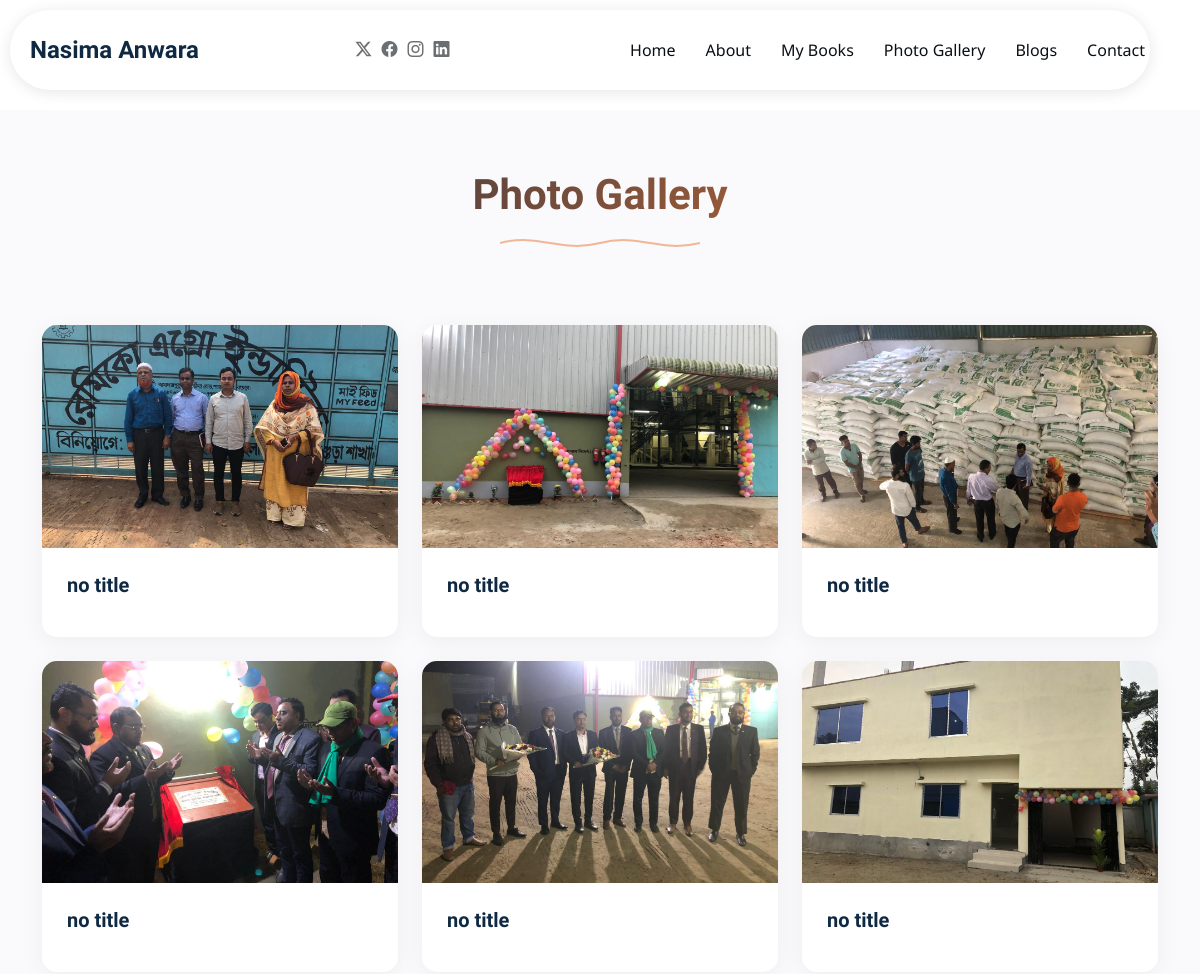
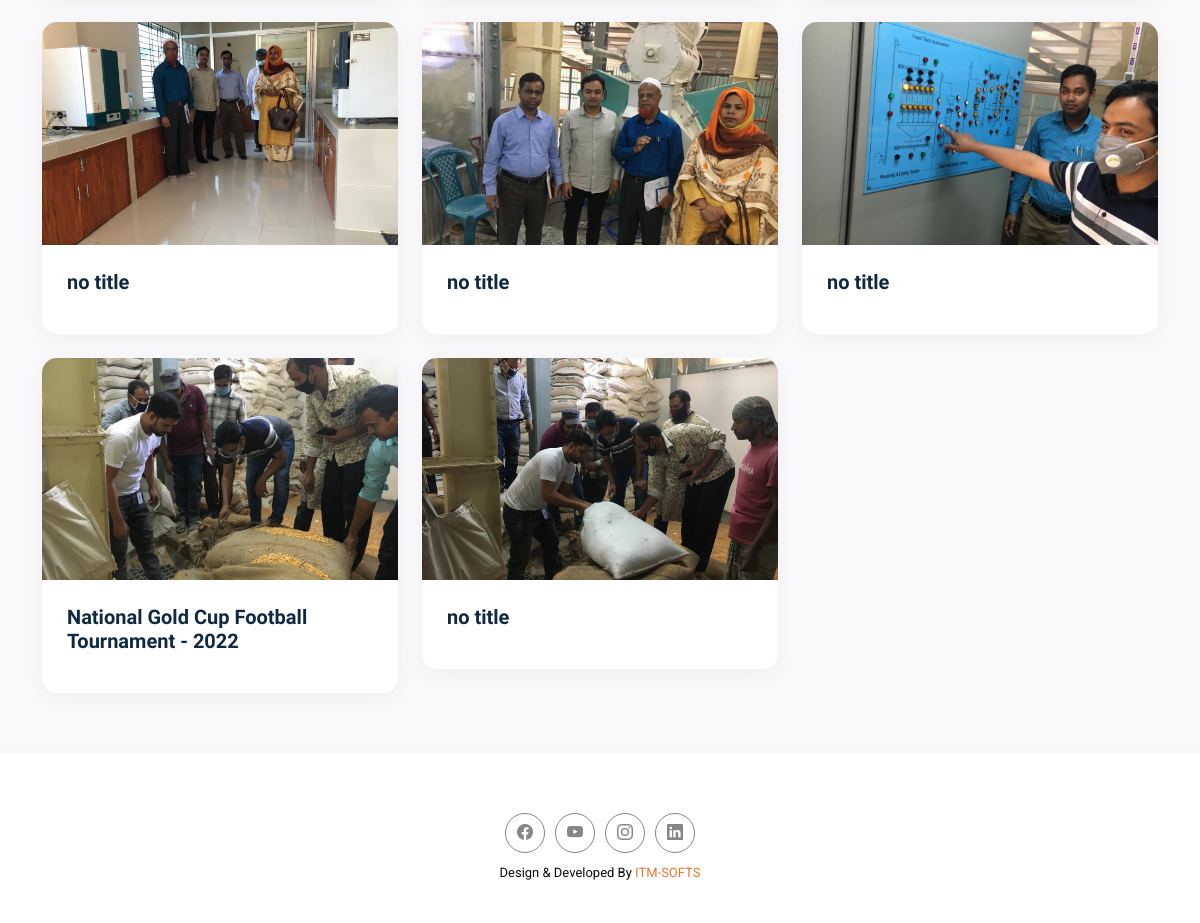
/photo-gallery.php, run on the app's committed database (2 pictures, top to bottom).
### tables this page shows
CREATE TABLE `gallery` (
  `id` int(11) NOT NULL,
  `user_id` int(11) NOT NULL,
  `title` varchar(200) NOT NULL,
  `userPic` varchar(200) NOT NULL
);

### photo-gallery.php (the view, shortened to what this page needs)
<!DOCTYPE html>
<html lang="en">
<head>
  <?php include('head_link.php'); ?>
</head>
<body class="service-details-page">
  <?php include('header_nav.php'); ?>
  <main class="main">
    <section id="portfolio" class="portfolio section light-background">
      <div class="container section-title" data-aos="fade-up">
        <h2>Photo Gallery</h2>
        <div class="title-shape">
          <svg viewBox="0 0 200 20" xmlns="http://www.w3.org/2000/svg">
            <path d="M 0,10 C 40,0 60,20 100,10 C 140,0 160,20 200,10" fill="none" stroke="currentColor" stroke-width="2"></path>
          </svg>
        </div>
      </div>
      <div class="container" data-aos="fade-up" data-aos-delay="100">
        <div class="isotope-layout" data-default-filter="*" data-layout="masonry" data-sort="original-order">
          <div class="row g-4 isotope-container" data-aos="fade-up" data-aos-delay="300">
            <?php
            $sql = mysqli_query($con, "SELECT * FROM gallery ORDER BY id DESC");
            while ($trow = mysqli_fetch_array($sql)) {
            ?>
              <div class="col-lg-4  col-md-4 portfolio-item isotope-item filter-web">
                <div class="portfolio-card">
                  <div class="portfolio-image">
                    <img src="itm-admin/user/user_images/<?php echo $trow['userPic']; ?>" class="img-fluid" alt="" loading="lazy">
                  </div>
                  <div class="portfolio-content">
                    <h3><?php echo $trow['title']; ?></h3>
                  </div>
                </div>
              </div>
            <?php } ?>
          </div>
        </div>
      </div>
    </section>
  </main>
  <?php include('footer.php'); ?>

### assets/css/main.css (style rules this page uses)
:root { --default-font: "Roboto", system-ui, -apple-system, "Segoe UI", Roboto, "Helvetica Neue", Arial, "Noto Sans", "Liberation Sans", sans-serif, "Apple Color Emoji", "Segoe UI Emoji", "Segoe UI Symbol", "Noto Color Emoji"; --heading-font: "Questrial", sans-serif; --nav-font: "Noto Sans", sans-serif; }
:root { --background-color: #ffffff; --default-color: #0a0f14; --heading-color: #0f2943; --accent-color: #e87532; --surface-color: #ffffff; --contrast-color: #ffffff; }
:root { --nav-color: #0a0f14; --nav-hover-color: #e87532; --nav-mobile-background-color: #ffffff; --nav-dropdown-background-color: #ffffff; --nav-dropdown-color: #0a0f14; --nav-dropdown-hover-color: #e87532; }
.light-background { --background-color: #faf9fb; --surface-color: #ffffff; }
:root { scroll-behavior: smooth; }
body { color: var(--default-color); background-color: var(--background-color); font-family: var(--default-font); }
h1, h2, h3, h4, h5, h6 { color: var(--heading-color); font-family: var(--heading-font); }
section, .section { color: var(--default-color); background-color: var(--background-color); padding: 60px 0; scroll-margin-top: 90px; overflow: clip; }
.section-title { text-align: center; padding-bottom: 60px; position: relative; }
.section-title h2 { font-size: 42px; font-weight: 700; margin-bottom: 10px; background: linear-gradient(120deg, var(--heading-color), var(--accent-color)); -webkit-background-clip: text; -webkit-text-fill-color: transparent; background-clip: text; position: relative; }
.section-title .title-shape { width: 200px; height: 20px; margin: 0 auto; color: var(--accent-color); opacity: 0.5; }
.section-title .title-shape svg { width: 100%; height: 100%; }
.portfolio .portfolio-card { background-color: var(--surface-color); border-radius: 15px; overflow: hidden; box-shadow: 0 5px 25px rgba(0, 0, 0, 0.05); transition: all 0.3s ease-in-out; }
.portfolio .portfolio-card .portfolio-image { position: relative; overflow: hidden; aspect-ratio: 16/10; }
.portfolio .portfolio-card .portfolio-image img { width: 100%; height: 100%; object-fit: cover; transition: transform 0.6s ease-in-out; }
.portfolio .portfolio-card .portfolio-content { padding: 25px; }
.portfolio .portfolio-card .portfolio-content h3 { font-size: 20px; margin: 0 0 15px; font-weight: 600; transition: color 0.3s ease; }

### data on the page
gallery: userPic (picture), title "no title"
gallery: userPic (picture), title "no title"
gallery: userPic (picture), title "no title"
gallery: userPic (picture), title "no title"
gallery: userPic (picture), title "no title"
gallery: userPic (picture), title "no title"
gallery: userPic (picture), title "no title"
gallery: userPic (picture), title "no title"
gallery: userPic (picture), title "no title"
gallery: userPic (picture), title "National Gold Cup Football Tournament - 2022"
gallery: userPic (picture), title "no title"
